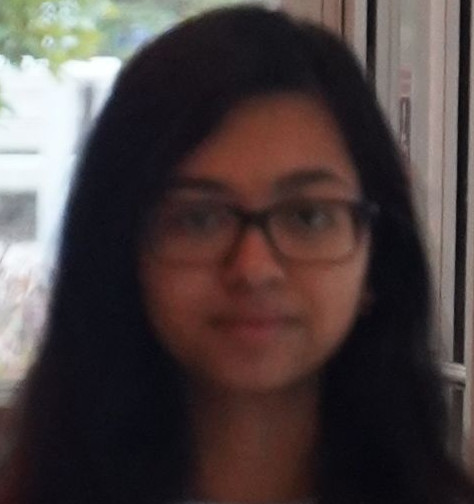
#> input picture mediaPipe/queries/04_01.jpg, 474 x 504 px, found by its file name
$ jupyter execute --allow-errors 'image enhancement matching.ipynb'   (older library calls are emulated)
#> lines starting #> are read from the running program, lines starting #| are printed output that depends on the picture
# imports

[cell 1]
import torch
import numpy as np
import pandas as pd
import cv2
import os
from pathlib import Path
from tqdm import tqdm
import matplotlib.pyplot as plt
import seaborn as sns
from sklearn.metrics import confusion_matrix, accuracy_score, precision_score, recall_score
from facenet_pytorch import MTCNN, InceptionResnetV1
from PIL import Image

# Initialization

[cell 2]
ROOT = Path("/content/drive/MyDrive/EECS5322_prj/Project 9 - attentive face recognition")
GALLERY_DIR = ROOT / "gallery"
WILD_IMG_DIR = ROOT / "queries"
GROUND_TRUTH_CSV = ROOT / "ground_truth.csv"  # contains filename, True_ID
save_path = "/content/drive/MyDrive/EECS5322_prj/"
#> (the rest of this cell did not finish here and is left out)

# build gallery

[cell 3]
def load_image(path):
    img = cv2.imread(str(path))
    if img is None:
        raise FileNotFoundError(f"Cannot load image {path}")
    return cv2.cvtColor(img, cv2.COLOR_BGR2RGB)

# [8 lines left out: function get_embedding, not called in this run]

def build_gallery(gallery_dir):
    gallery = {}
    person_dirs = sorted([d for d in gallery_dir.iterdir() if d.is_dir()])
    for person_dir in tqdm(person_dirs, desc="Building gallery"):
        pid = int(person_dir.name)  # assuming folder names 0-6
        gallery[pid] = []
        for img_path in sorted(person_dir.glob("*.jpg")):
            img = load_image(img_path)
            emb = get_embedding(img)
            if emb is None:
                print(f"[Warning] No face detected in {img_path}")
                continue
            gallery[pid].append(emb)
        gallery[pid] = np.array(gallery[pid])
    return gallery

print("=== Building Gallery ===")
#> (the rest of this cell did not finish here and is left out)

# Define quality metrics and enhancement

## compute quality score

[cell 4]
import cv2
import numpy as np

def compute_quality(img):
    """
    Compute simple quality metrics for an image:
    - Sharpness: Laplacian variance
    - Brightness: mean of grayscale
    - Contrast: standard deviation of grayscale
    Returns a tuple: (lap_var, brightness, contrast)
    """
    # Convert RGB image to grayscale
    gray = cv2.cvtColor(img, cv2.COLOR_RGB2GRAY)

    # Sharpness: Laplacian variance
    lap_var = cv2.Laplacian(gray, cv2.CV_64F).var()

    # Brightness: mean intensity
    brightness = gray.mean()

    # Contrast: standard deviation of intensity
    contrast = gray.std()

    return lap_var, brightness, contrast

[cell 5]
img_path = "/content/drive/MyDrive/EECS5322_prj/Project 9 - attentive face recognition/queries/04_01.jpg"
img = cv2.imread(img_path)
#> img is the input picture: shape (504, 474, 3); mean B, G, R 64.3, 64.7, 75.8
img = cv2.cvtColor(img, cv2.COLOR_BGR2RGB)

lap_var, brightness, contrast = compute_quality(img)
#> in compute_quality, `gray = cv2.cvtColor(img, cv2.COLOR_RGB2GRAY)`:
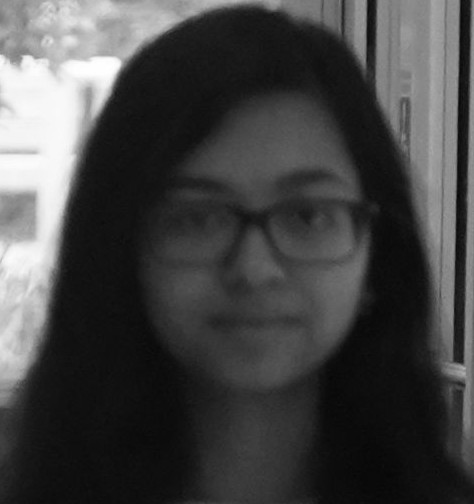
#> gray: shape (504, 474); min 6, max 255, mean 68
#> in compute_quality, `lap_var = cv2.Laplacian(gray, cv2.CV_64F).var()`: lap_var = 27.09
#> in compute_quality, `brightness = gray.mean()`: brightness = 67.96
#> in compute_quality, `contrast = gray.std()`: contrast = 65.35
#> lap_var = 27.09; brightness = 67.96; contrast = 65.35
print(f"Sharpness: {lap_var:.2f}, Brightness: {brightness:.2f}, Contrast: {contrast:.2f}")
#| Sharpness: 27.09, Brightness: 67.96, Contrast: 65.35

[cell 6]
def compute_quality_score(lap_var, brightness, contrast):
    """
    Normalize quality metrics and compute a single quality score Q ∈ [0,1]
    """
    # Normalize Laplacian variance (sharpness)
    lap_norm = np.clip(lap_var / 200.0, 0, 1)  # adjust 200 based on your dataset

    # Normalize brightness (assuming images are ~0-255)
    brightness_norm = np.clip((brightness - 50) / 150, 0, 1)  # shifts low brightness to 0

    # Normalize contrast (std of grayscale)
    contrast_norm = np.clip(contrast / 100, 0, 1)  # adjust 100 based on dataset

    # Combine all three metrics
    Q = (lap_norm + brightness_norm + contrast_norm) / 3.0
    return Q

[cell 7]
Q = compute_quality_score(lap_var, brightness, contrast)
#> in compute_quality_score, `lap_norm = np.clip(lap_var / 200.0, 0, 1)`: lap_norm = 0.135
#> in compute_quality_score, `brightness_norm = np.clip((brightness - 50) / 150, 0, 1)`: brightness_norm = 0.12
#> in compute_quality_score, `contrast_norm = np.clip(contrast / 100, 0, 1)`: contrast_norm = 0.653
#> in compute_quality_score, `Q = (lap_norm + brightness_norm + contrast_norm) / 3.0`: Q = 0.303
#> Q = 0.303
print(f"Quality score Q: {Q:.3f}")
#| Quality score Q: 0.303

The idea:

If the image is blurry (low sharpness / low Q), we enhance it.

Enhancement pipeline:

CLAHE for adaptive contrast improvement.

Unsharp mask for edge sharpening.

## enhance images classic methods

[cell 8]
import cv2
import numpy as np

def enhance_classical(img_rgb):
    """
    Apply classical enhancement to a face image:
    1. Denoise
    2. CLAHE (contrast)
    3. Sharpening
    Input: RGB image (H,W,3)
    Output: Enhanced RGB image
    """

    # --- 1. Denoising ---
    bgr = cv2.cvtColor(img_rgb, cv2.COLOR_RGB2BGR)
    denoised = cv2.fastNlMeansDenoisingColored(bgr, None, 10, 10, 7, 21)
    img = cv2.cvtColor(denoised, cv2.COLOR_BGR2RGB)

    # --- 2. CLAHE ---
    lab = cv2.cvtColor(img, cv2.COLOR_RGB2LAB)
    L, A, B = cv2.split(lab)
    clahe = cv2.createCLAHE(clipLimit=3.0, tileGridSize=(8, 8))
    L_clahe = clahe.apply(L)
    lab_clahe = cv2.merge((L_clahe, A, B))
    img = cv2.cvtColor(lab_clahe, cv2.COLOR_LAB2RGB)

    # --- 3. Sharpening ---
    kernel = np.array([[0, -1, 0],
                       [-1, 5, -1],
                       [0, -1, 0]])
    sharpened = cv2.filter2D(img, -1, kernel)

    return sharpened

[cell 9]
def preprocess_image(img, lap_var_threshold=100.0):
    """
    Preprocess an image based on quality:
    - Compute quality metrics
    - If Laplacian variance < threshold, enhance image
    Returns:
        - processed image
        - quality score Q ∈ [0,1]
    """
    # Compute quality metrics
    lap_var, brightness, contrast = compute_quality(img)

    # Compute quality score
    Q = compute_quality_score(lap_var, brightness, contrast)

    # Apply enhancement if image is blurry
    if lap_var < lap_var_threshold:
        img = enhance_classical(img)

    return img, Q

[cell 10]
img_path = "/content/drive/MyDrive/EECS5322_prj/Project 9 - attentive face recognition/queries/04_01.jpg"
img = cv2.imread(img_path)
img = cv2.cvtColor(img, cv2.COLOR_BGR2RGB)

print("========before========")
lap_var, brightness, contrast = compute_quality(img)
print(f"Sharpness: {lap_var:.2f}, Brightness: {brightness:.2f}, Contrast: {contrast:.2f}")
#| Sharpness: 27.09, Brightness: 67.96, Contrast: 65.35

img_proc, Q_before = preprocess_image(img)
#> in preprocess_image, `lap_var, brightness, contrast = compute_quality(img)`: lap_var = 27.09; brightness = 67.96; contrast = 65.35
#> in preprocess_image, `Q = compute_quality_score(lap_var, brightness, contrast)`: Q = 0.303
#> in enhance_classical, `L, A, B = cv2.split(lab)`:
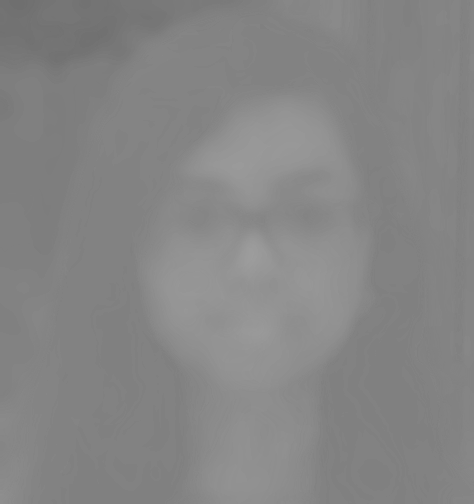
#> A: shape (504, 474); min 111, max 157, mean 133.2
#> in enhance_classical, `L_clahe = clahe.apply(L)`:
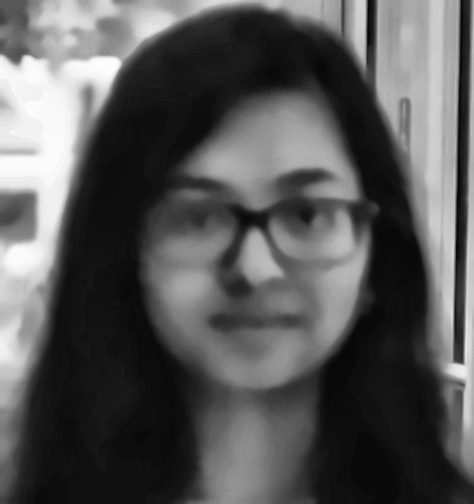
#> L_clahe: shape (504, 474); min 4, max 255, mean 87
#> in enhance_classical, `img = cv2.cvtColor(lab_clahe, cv2.COLOR_LAB2RGB)`:
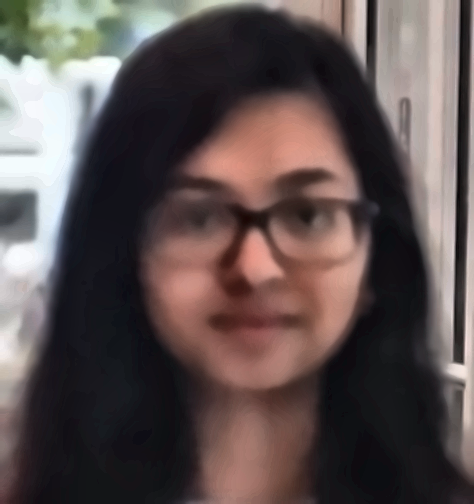
#> img: shape (504, 474, 3); mean R, G, B 93.8, 81.5, 80.4
#> Q_before = 0.303
print(f"Processed image quality score Q was : {Q:.3f}")
#| Processed image quality score Q was : 0.303

print("========After========")
lap_var, brightness, contrast = compute_quality(img_proc)
#> lap_var = 875.1; brightness = 85.08; contrast = 69.16
print(f"Sharpness: {lap_var:.2f}, Brightness: {brightness:.2f}, Contrast: {contrast:.2f}")
#| Sharpness: 875.15, Brightness: 85.08, Contrast: 69.16
Q_new = compute_quality_score(lap_var, brightness, contrast)
#> Q_new = 0.642
print(f"Quality score new Q: {Q_new:.3f}")
#| Quality score new Q: 0.642

# Optional: view before/after
import matplotlib.pyplot as plt
plt.subplot(1,2,1)
plt.imshow(img)
plt.title("Original")
plt.axis('off')

plt.subplot(1,2,2)
plt.imshow(img_proc)
plt.title("Enhanced")
plt.axis('off')
plt.show()

## enhancing with super resolution: did not improve

[cell 11]
import cv2
from cv2 import dnn_superres

# Initialize SR
sr = dnn_superres.DnnSuperResImpl_create()
#> (the rest of this cell did not finish here and is left out)

[cell 12]
def enhance_images(img_rgb, sr_model):
    img_out = img_rgb.copy()
    try:
        # Ensure correct dtype and channels
        if img_rgb.dtype != np.uint8:
            img_rgb = (img_rgb * 255).astype(np.uint8)  # if float
        if img_rgb.shape[2] == 4:  # RGBA
            img_rgb = img_rgb[:, :, :3]

        bgr = cv2.cvtColor(img_rgb, cv2.COLOR_RGB2BGR)
        sr_bgr = sr_model.upsample(bgr)
        img_out = cv2.cvtColor(sr_bgr, cv2.COLOR_BGR2RGB)
    except Exception as e:
        print(f"[Warning] SR failed: {e}")
    return img_out

[cell 13]
def preprocess_image_final(img, lap_var_threshold=100.0):
    """
    Preprocess an image based on quality:
    - Compute quality metrics
    - If Laplacian variance < threshold, enhance image
    Returns:
        - processed image
        - quality score Q ∈ [0,1]
    """
    # Compute quality metrics
    lap_var, brightness, contrast = compute_quality(img)

    # Compute quality score
    Q = compute_quality_score(lap_var, brightness, contrast)

    # Apply enhancement if image is blurry
    if lap_var < lap_var_threshold:
        img = enhance_images(img, sr)

    return img, Q

[cell 14]
img_path = "/content/drive/MyDrive/EECS5322_prj/Project 9 - attentive face recognition/queries/04_01.jpg"
img = cv2.imread(img_path)
img = cv2.cvtColor(img, cv2.COLOR_BGR2RGB)

print("========before========")
lap_var, brightness, contrast = compute_quality(img)
#> lap_var = 27.09; brightness = 67.96; contrast = 65.35
print(f"Sharpness: {lap_var:.2f}, Brightness: {brightness:.2f}, Contrast: {contrast:.2f}")
#| Sharpness: 27.09, Brightness: 67.96, Contrast: 65.35

img_proc, Q_before = preprocess_image_final(img)
#> in preprocess_image_final, `lap_var, brightness, contrast = compute_quality(img)`: lap_var = 27.09; brightness = 67.96; contrast = 65.35
#> in preprocess_image_final, `Q = compute_quality_score(lap_var, brightness, contrast)`: Q = 0.303
print(f"Processed image quality score Q was : {Q:.3f}")
#| Processed image quality score Q was : 0.303

print("========After========")
lap_var, brightness, contrast = compute_quality(img_proc)
print(f"Sharpness: {lap_var:.2f}, Brightness: {brightness:.2f}, Contrast: {contrast:.2f}")
#| Sharpness: 27.09, Brightness: 67.96, Contrast: 65.35
Q_new = compute_quality_score(lap_var, brightness, contrast)
#> Q_new = 0.303
print(f"Quality score new Q: {Q_new:.3f}")
#| Quality score new Q: 0.303

# Optional: view before/after
import matplotlib.pyplot as plt
plt.subplot(1,2,1)
plt.imshow(img)
plt.title("Original")
plt.axis('off')

plt.subplot(1,2,2)
plt.imshow(img_proc)
plt.title("Enhanced")
plt.axis('off')
plt.show()

[cell 15]
import cv2
from cv2 import dnn_superres
import numpy as np

img = cv2.imread(img_path)  # BGR
sr = dnn_superres.DnnSuperResImpl_create()
#> (the rest of this cell did not finish here and is left out)

## brightness and sharpening

[cell 16]
# --- helper functions ---
def adjust_gamma(img, gamma=1.2):
    invGamma = 1.0 / gamma
    table = np.array([(i / 255.0) ** invGamma * 255
                      for i in np.arange(256)]).astype("uint8")
    return cv2.LUT(img, table)

def unsharp_mask(img, kernel_size=(5,5), sigma=1.0, amount=1.0):
    blurred = cv2.GaussianBlur(img, kernel_size, sigma)
    sharpened = cv2.addWeighted(img, 1 + amount, blurred, -amount, 0)
    return sharpened

[cell 17]
import cv2
import numpy as np

def enhance_classical_v2(img_rgb):
    """
    Enhanced classical image processing pipeline:
    1. Denoise
    2. CLAHE (local contrast)
    3. Gamma correction (brightness)
    4. Sharpening (unsharp mask)
    """

    # --- 1. Denoising ---
    bgr = cv2.cvtColor(img_rgb, cv2.COLOR_RGB2BGR)
    denoised = cv2.fastNlMeansDenoisingColored(bgr, None, 10, 10, 7, 21)
    img = cv2.cvtColor(denoised, cv2.COLOR_BGR2RGB)

    # --- 2. CLAHE ---
    lab = cv2.cvtColor(img, cv2.COLOR_RGB2LAB)
    L, A, B = cv2.split(lab)
    clahe = cv2.createCLAHE(clipLimit=3.0, tileGridSize=(8,8))
    L_clahe = clahe.apply(L)
    lab_clahe = cv2.merge((L_clahe, A, B))
    img = cv2.cvtColor(lab_clahe, cv2.COLOR_LAB2RGB)

    # --- 3. Gamma correction ---
    img = adjust_gamma(img, gamma=1.2)

    # --- 4. Sharpening (unsharp mask) ---
    img = unsharp_mask(img, kernel_size=(5,5), sigma=1.0, amount=3.0)

    return img

[cell 18]
def preprocess_image(img, lap_var_threshold=100.0):
    """
    Preprocess an image based on quality:
    - Compute quality metrics
    - If Laplacian variance < threshold, enhance image
    Returns:
        - processed image
        - quality score Q ∈ [0,1]
    """
    # Compute quality metrics
    lap_var, brightness, contrast = compute_quality(img)

    # Compute quality score
    Q = compute_quality_score(lap_var, brightness, contrast)

    # Apply enhancement if image is blurry
    if lap_var < lap_var_threshold:
        img = enhance_classical_v2(img)

    return img, Q

[cell 19]
img_path = "/content/drive/MyDrive/EECS5322_prj/Project 9 - attentive face recognition/queries/04_01.jpg"
img = cv2.imread(img_path)
img = cv2.cvtColor(img, cv2.COLOR_BGR2RGB)

print("========before========")
lap_var, brightness, contrast = compute_quality(img)
print(f"Sharpness: {lap_var:.2f}, Brightness: {brightness:.2f}, Contrast: {contrast:.2f}")
#| Sharpness: 27.09, Brightness: 67.96, Contrast: 65.35

img_proc, Q_before = preprocess_image(img)
#> in preprocess_image, `lap_var, brightness, contrast = compute_quality(img)`: lap_var = 27.09; brightness = 67.96; contrast = 65.35
#> in preprocess_image, `Q = compute_quality_score(lap_var, brightness, contrast)`: Q = 0.303
#> in adjust_gamma, `return cv2.LUT(img, table)`:
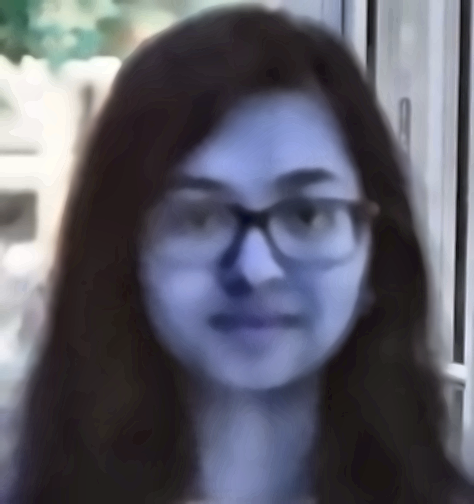
#> returned value: shape (504, 474, 3); mean of channels 0, 1, 2 105.4, 93.4, 92.9; drawn as B, G, R
#> in unsharp_mask, `sharpened = cv2.addWeighted(img, 1 + amount, blurred, -amount, 0)`:
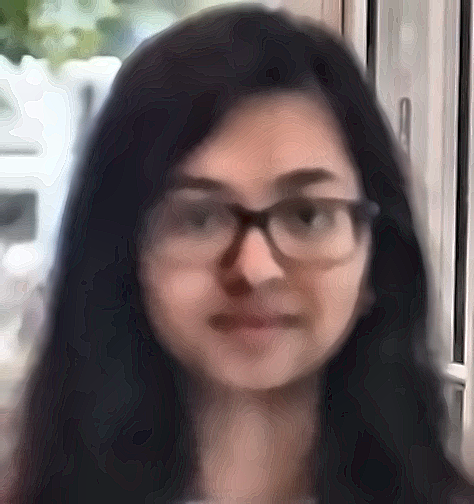
#> sharpened: shape (504, 474, 3); mean R, G, B 105.4, 93.4, 93
print(f"Processed image quality score Q was : {Q:.3f}")
#| Processed image quality score Q was : 0.303


print("""========After classics========
Sharpness: 875.15, Brightness: 85.08, Contrast: 69.16
Quality score new Q: 0.642""")

print("========After========")
lap_var, brightness, contrast = compute_quality(img_proc)
#> lap_var = 362.6; brightness = 96.97; contrast = 68.52
print(f"Sharpness: {lap_var:.2f}, Brightness: {brightness:.2f}, Contrast: {contrast:.2f}")
#| Sharpness: 362.57, Brightness: 96.97, Contrast: 68.52
Q_new = compute_quality_score(lap_var, brightness, contrast)
#> Q_new = 0.666
print(f"Quality score new Q: {Q_new:.3f}")
#| Quality score new Q: 0.666

# Optional: view before/after
import matplotlib.pyplot as plt
plt.subplot(1,2,1)
plt.imshow(img)
plt.title("Original")
plt.axis('off')

plt.subplot(1,2,2)
plt.imshow(img_proc)
plt.title("Enhanced")
plt.axis('off')
plt.show()

## add motion deblur

[cell 20]
import cv2
import numpy as np
from skimage import restoration, img_as_float

def richardson_lucy_deblur(img_rgb, psf, itter=20):
    """
    img_rgb: RGB image (uint8)
    psf: 2D point spread function (numpy array)
    itter: number of RL iterations
    """
    img_float = img_as_float(img_rgb)
    deblurred_channels = []
    for i in range(3):
        channel = img_float[:, :, i]
        deblurred = restoration.richardson_lucy(channel, psf, num_iter=itter)
        deblurred_channels.append(deblurred)
    deblurred_img = np.stack(deblurred_channels, axis=2)
    deblurred_img = np.clip(deblurred_img*255, 0, 255).astype(np.uint8)
    return deblurred_img

[cell 21]
def enhance_classical_v3(img_rgb, psf_size=15, rl_iterations=20):
    """
    Classical enhancement pipeline with Richardson-Lucy deblurring
    """
    # --- 1. Denoising ---
    bgr = cv2.cvtColor(img_rgb, cv2.COLOR_RGB2BGR)
    denoised = cv2.fastNlMeansDenoisingColored(bgr, None, 10, 10, 7, 21)
    img = cv2.cvtColor(denoised, cv2.COLOR_BGR2RGB)

    # --- 2. CLAHE ---
    lab = cv2.cvtColor(img, cv2.COLOR_RGB2LAB)
    L, A, B = cv2.split(lab)
    clahe = cv2.createCLAHE(clipLimit=3.0, tileGridSize=(8,8))
    L_clahe = clahe.apply(L)
    lab_clahe = cv2.merge((L_clahe, A, B))
    img = cv2.cvtColor(lab_clahe, cv2.COLOR_LAB2RGB)

    # --- 3. Gamma correction ---
    img = adjust_gamma(img, gamma=1.2)

    # --- 4. Sharpening ---
    img = unsharp_mask(img, kernel_size=(5,5), sigma=1.0, amount=3.0)

    # --- 5. Richardson-Lucy deblurring ---
    psf = np.ones((psf_size, 1)) / psf_size  # create horizontal PSF
    img = richardson_lucy_deblur(img, psf=psf, itter=rl_iterations)

    return img

[cell 22]
def preprocess_image(img, lap_var_threshold=100.0):
    """
    Preprocess an image based on quality:
    - Compute quality metrics
    - If Laplacian variance < threshold, enhance image
    Returns:
        - processed image
        - quality score Q ∈ [0,1]
    """
    # Compute quality metrics
    lap_var, brightness, contrast = compute_quality(img)

    # Compute quality score
    Q = compute_quality_score(lap_var, brightness, contrast)

    # Apply enhancement if image is blurry
    if lap_var < lap_var_threshold:
        img = enhance_classical_v3(img)

    return img, Q

[cell 23]
img_path = "/content/drive/MyDrive/EECS5322_prj/Project 9 - attentive face recognition/queries/04_01.jpg"
img = cv2.imread(img_path)
img = cv2.cvtColor(img, cv2.COLOR_BGR2RGB)

print("========before========")
lap_var, brightness, contrast = compute_quality(img)
#> lap_var = 27.09; brightness = 67.96; contrast = 65.35
print(f"Sharpness: {lap_var:.2f}, Brightness: {brightness:.2f}, Contrast: {contrast:.2f}")
#| Sharpness: 27.09, Brightness: 67.96, Contrast: 65.35

img_proc, Q_before = preprocess_image(img)
#> in preprocess_image, `lap_var, brightness, contrast = compute_quality(img)`: lap_var = 27.09; brightness = 67.96; contrast = 65.35
#> in preprocess_image, `Q = compute_quality_score(lap_var, brightness, contrast)`: Q = 0.303
#> the loop in richardson_lucy_deblur, `for i in range(3):` made 3 passes
#> pass 1, in richardson_lucy_deblur, `channel = img_float[:, :, i]`:
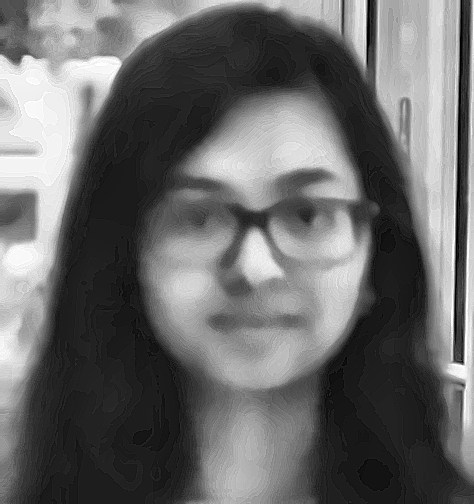
#> channel: shape (504, 474) float64; min 0, max 1, mean 0.413
#> pass 1, in richardson_lucy_deblur, `deblurred = restoration.richardson_lucy(channel, psf, num_iter=itter)`:
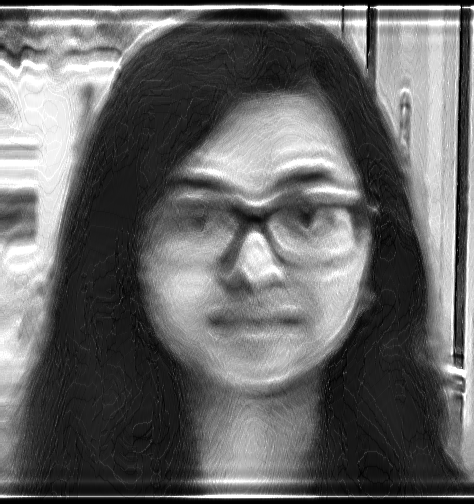
#> deblurred: shape (504, 474) float64; min -4.73e-317, max 1, mean 0.403; drawn with min black and max white
#> after the loop in richardson_lucy_deblur, `for i in range(3):`: deblurred_channels = 3 items
#> (the rest of the program and of its run is left out)
